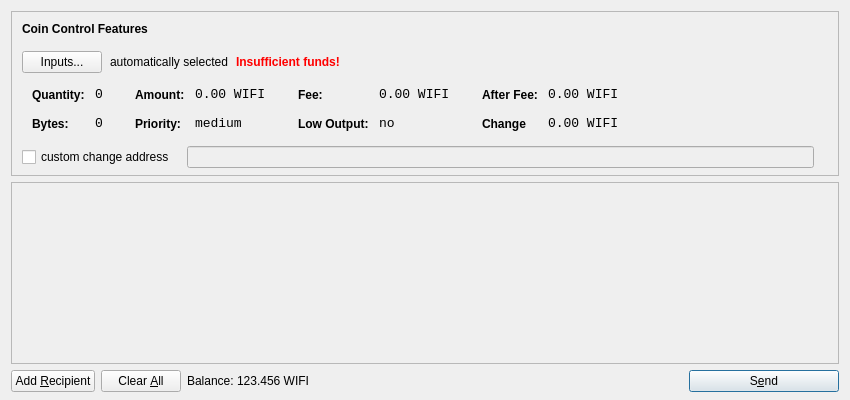
<?xml version="1.0" encoding="UTF-8"?>
<ui version="4.0">
 <class>SendCoinsDialog</class>
 <widget class="QDialog" name="SendCoinsDialog">
  <property name="geometry">
   <rect>
    <x>0</x>
    <y>0</y>
    <width>850</width>
    <height>400</height>
   </rect>
  </property>
  <property name="windowTitle">
   <string>Send Coins</string>
  </property>
  <layout class="QVBoxLayout" name="verticalLayout" stretch="0,1,0">
   <property name="bottomMargin">
    <number>8</number>
   </property>
   <item>
    <widget class="QFrame" name="frameCoinControl">
     <property name="sizePolicy">
      <sizepolicy hsizetype="Expanding" vsizetype="Expanding">
       <horstretch>0</horstretch>
       <verstretch>0</verstretch>
      </sizepolicy>
     </property>
     <property name="maximumSize">
      <size>
       <width>16777215</width>
       <height>16777215</height>
      </size>
     </property>
     <property name="frameShape">
      <enum>QFrame::StyledPanel</enum>
     </property>
     <property name="frameShadow">
      <enum>QFrame::Sunken</enum>
     </property>
     <layout class="QVBoxLayout" name="verticalLayoutCoinControl2">
      <property name="spacing">
       <number>-1</number>
      </property>
      <property name="leftMargin">
       <number>0</number>
      </property>
      <property name="topMargin">
       <number>0</number>
      </property>
      <property name="rightMargin">
       <number>0</number>
      </property>
      <property name="bottomMargin">
       <number>6</number>
      </property>
      <item>
       <layout class="QVBoxLayout" name="verticalLayoutCoinControl" stretch="0,0,0,0,1">
        <property name="spacing">
         <number>0</number>
        </property>
        <property name="leftMargin">
         <number>10</number>
        </property>
        <property name="topMargin">
         <number>10</number>
        </property>
        <item>
         <layout class="QHBoxLayout" name="horizontalLayoutCoinControl1">
          <property name="bottomMargin">
           <number>15</number>
          </property>
          <item>
           <widget class="QLabel" name="labelCoinControlFeatures">
            <property name="sizePolicy">
             <sizepolicy hsizetype="Preferred" vsizetype="Maximum">
              <horstretch>0</horstretch>
              <verstretch>0</verstretch>
             </sizepolicy>
            </property>
            <property name="font">
             <font>
              <weight>75</weight>
              <bold>true</bold>
             </font>
            </property>
            <property name="styleSheet">
             <string notr="true">font-weight:bold;</string>
            </property>
            <property name="text">
             <string>Coin Control Features</string>
            </property>
           </widget>
          </item>
         </layout>
        </item>
        <item>
         <layout class="QHBoxLayout" name="horizontalLayoutCoinControl2" stretch="0,0,0,0">
          <property name="spacing">
           <number>8</number>
          </property>
          <property name="bottomMargin">
           <number>10</number>
          </property>
          <item>
           <widget class="QPushButton" name="pushButtonCoinControl">
            <property name="styleSheet">
             <string notr="true"/>
            </property>
            <property name="text">
             <string>Inputs...</string>
            </property>
           </widget>
          </item>
          <item>
           <widget class="QLabel" name="labelCoinControlAutomaticallySelected">
            <property name="text">
             <string>automatically selected</string>
            </property>
            <property name="margin">
             <number>5</number>
            </property>
           </widget>
          </item>
          <item>
           <widget class="QLabel" name="labelCoinControlInsuffFunds">
            <property name="font">
             <font>
              <weight>75</weight>
              <bold>true</bold>
             </font>
            </property>
            <property name="styleSheet">
             <string notr="true">color:red;font-weight:bold;</string>
            </property>
            <property name="text">
             <string>Insufficient funds!</string>
            </property>
            <property name="margin">
             <number>5</number>
            </property>
           </widget>
          </item>
          <item>
           <spacer name="horizontalSpacerCoinControl">
            <property name="orientation">
             <enum>Qt::Horizontal</enum>
            </property>
            <property name="sizeHint" stdset="0">
             <size>
              <width>40</width>
              <height>1</height>
             </size>
            </property>
           </spacer>
          </item>
         </layout>
        </item>
        <item>
         <widget class="QWidget" name="widgetCoinControl" native="true">
          <property name="sizePolicy">
           <sizepolicy hsizetype="Preferred" vsizetype="Preferred">
            <horstretch>0</horstretch>
            <verstretch>0</verstretch>
           </sizepolicy>
          </property>
          <property name="minimumSize">
           <size>
            <width>0</width>
            <height>0</height>
           </size>
          </property>
          <property name="styleSheet">
           <string notr="true"/>
          </property>
          <layout class="QHBoxLayout" name="horizontalLayoutCoinControl5">
           <property name="margin">
            <number>0</number>
           </property>
           <item>
            <layout class="QHBoxLayout" name="horizontalLayoutCoinControl3" stretch="0,0,0,1">
             <property name="spacing">
              <number>20</number>
             </property>
             <property name="topMargin">
              <number>0</number>
             </property>
             <property name="bottomMargin">
              <number>10</number>
             </property>
             <item>
              <layout class="QFormLayout" name="formLayoutCoinControl1">
               <property name="horizontalSpacing">
                <number>10</number>
               </property>
               <property name="verticalSpacing">
                <number>14</number>
               </property>
               <property name="leftMargin">
                <number>10</number>
               </property>
               <property name="topMargin">
                <number>4</number>
               </property>
               <property name="rightMargin">
                <number>6</number>
               </property>
               <item row="0" column="0">
                <widget class="QLabel" name="labelCoinControlQuantityText">
                 <property name="styleSheet">
                  <string notr="true">font-weight:bold;</string>
                 </property>
                 <property name="text">
                  <string>Quantity:</string>
                 </property>
                 <property name="margin">
                  <number>0</number>
                 </property>
                </widget>
               </item>
               <item row="0" column="1">
                <widget class="QLabel" name="labelCoinControlQuantity">
                 <property name="font">
                  <font>
                   <family>Monospace</family>
                   <pointsize>10</pointsize>
                  </font>
                 </property>
                 <property name="cursor">
                  <cursorShape>IBeamCursor</cursorShape>
                 </property>
                 <property name="contextMenuPolicy">
                  <enum>Qt::ActionsContextMenu</enum>
                 </property>
                 <property name="text">
                  <string>0</string>
                 </property>
                 <property name="margin">
                  <number>0</number>
                 </property>
                 <property name="textInteractionFlags">
                  <set>Qt::LinksAccessibleByMouse|Qt::TextSelectableByKeyboard|Qt::TextSelectableByMouse</set>
                 </property>
                </widget>
               </item>
               <item row="1" column="0">
                <widget class="QLabel" name="labelCoinControlBytesText">
                 <property name="styleSheet">
                  <string notr="true">font-weight:bold;</string>
                 </property>
                 <property name="text">
                  <string>Bytes:</string>
                 </property>
                </widget>
               </item>
               <item row="1" column="1">
                <widget class="QLabel" name="labelCoinControlBytes">
                 <property name="font">
                  <font>
                   <family>Monospace</family>
                   <pointsize>10</pointsize>
                  </font>
                 </property>
                 <property name="cursor">
                  <cursorShape>IBeamCursor</cursorShape>
                 </property>
                 <property name="contextMenuPolicy">
                  <enum>Qt::ActionsContextMenu</enum>
                 </property>
                 <property name="text">
                  <string>0</string>
                 </property>
                 <property name="textInteractionFlags">
                  <set>Qt::LinksAccessibleByMouse|Qt::TextSelectableByKeyboard|Qt::TextSelectableByMouse</set>
                 </property>
                </widget>
               </item>
              </layout>
             </item>
             <item>
              <layout class="QFormLayout" name="formLayoutCoinControl2">
               <property name="horizontalSpacing">
                <number>10</number>
               </property>
               <property name="verticalSpacing">
                <number>14</number>
               </property>
               <property name="leftMargin">
                <number>6</number>
               </property>
               <property name="topMargin">
                <number>4</number>
               </property>
               <property name="rightMargin">
                <number>6</number>
               </property>
               <item row="0" column="0">
                <widget class="QLabel" name="labelCoinControlAmountText">
                 <property name="styleSheet">
                  <string notr="true">font-weight:bold;</string>
                 </property>
                 <property name="text">
                  <string>Amount:</string>
                 </property>
                 <property name="margin">
                  <number>0</number>
                 </property>
                </widget>
               </item>
               <item row="0" column="1">
                <widget class="QLabel" name="labelCoinControlAmount">
                 <property name="font">
                  <font>
                   <family>Monospace</family>
                   <pointsize>10</pointsize>
                  </font>
                 </property>
                 <property name="cursor">
                  <cursorShape>IBeamCursor</cursorShape>
                 </property>
                 <property name="contextMenuPolicy">
                  <enum>Qt::ActionsContextMenu</enum>
                 </property>
                 <property name="text">
                  <string>0.00 WIFI</string>
                 </property>
                 <property name="textInteractionFlags">
                  <set>Qt::LinksAccessibleByMouse|Qt::TextSelectableByKeyboard|Qt::TextSelectableByMouse</set>
                 </property>
                </widget>
               </item>
               <item row="1" column="0">
                <widget class="QLabel" name="labelCoinControlPriorityText">
                 <property name="styleSheet">
                  <string notr="true">font-weight:bold;</string>
                 </property>
                 <property name="text">
                  <string>Priority:</string>
                 </property>
                </widget>
               </item>
               <item row="1" column="1">
                <widget class="QLabel" name="labelCoinControlPriority">
                 <property name="font">
                  <font>
                   <family>Monospace</family>
                   <pointsize>10</pointsize>
                  </font>
                 </property>
                 <property name="cursor">
                  <cursorShape>IBeamCursor</cursorShape>
                 </property>
                 <property name="contextMenuPolicy">
                  <enum>Qt::ActionsContextMenu</enum>
                 </property>
                 <property name="text">
                  <string>medium</string>
                 </property>
                 <property name="textInteractionFlags">
                  <set>Qt::LinksAccessibleByMouse|Qt::TextSelectableByKeyboard|Qt::TextSelectableByMouse</set>
                 </property>
                </widget>
               </item>
              </layout>
             </item>
             <item>
              <layout class="QFormLayout" name="formLayoutCoinControl3">
               <property name="horizontalSpacing">
                <number>10</number>
               </property>
               <property name="verticalSpacing">
                <number>14</number>
               </property>
               <property name="leftMargin">
                <number>6</number>
               </property>
               <property name="topMargin">
                <number>4</number>
               </property>
               <property name="rightMargin">
                <number>6</number>
               </property>
               <item row="0" column="0">
                <widget class="QLabel" name="labelCoinControlFeeText">
                 <property name="styleSheet">
                  <string notr="true">font-weight:bold;</string>
                 </property>
                 <property name="text">
                  <string>Fee:</string>
                 </property>
                 <property name="margin">
                  <number>0</number>
                 </property>
                </widget>
               </item>
               <item row="0" column="1">
                <widget class="QLabel" name="labelCoinControlFee">
                 <property name="font">
                  <font>
                   <family>Monospace</family>
                   <pointsize>10</pointsize>
                  </font>
                 </property>
                 <property name="cursor">
                  <cursorShape>IBeamCursor</cursorShape>
                 </property>
                 <property name="contextMenuPolicy">
                  <enum>Qt::ActionsContextMenu</enum>
                 </property>
                 <property name="text">
                  <string>0.00 WIFI</string>
                 </property>
                 <property name="textInteractionFlags">
                  <set>Qt::LinksAccessibleByMouse|Qt::TextSelectableByKeyboard|Qt::TextSelectableByMouse</set>
                 </property>
                </widget>
               </item>
               <item row="1" column="0">
                <widget class="QLabel" name="labelCoinControlLowOutputText">
                 <property name="styleSheet">
                  <string notr="true">font-weight:bold;</string>
                 </property>
                 <property name="text">
                  <string>Low Output:</string>
                 </property>
                </widget>
               </item>
               <item row="1" column="1">
                <widget class="QLabel" name="labelCoinControlLowOutput">
                 <property name="font">
                  <font>
                   <family>Monospace</family>
                   <pointsize>10</pointsize>
                  </font>
                 </property>
                 <property name="cursor">
                  <cursorShape>IBeamCursor</cursorShape>
                 </property>
                 <property name="contextMenuPolicy">
                  <enum>Qt::ActionsContextMenu</enum>
                 </property>
                 <property name="text">
                  <string>no</string>
                 </property>
                 <property name="textInteractionFlags">
                  <set>Qt::LinksAccessibleByMouse|Qt::TextSelectableByKeyboard|Qt::TextSelectableByMouse</set>
                 </property>
                </widget>
               </item>
              </layout>
             </item>
             <item>
              <layout class="QFormLayout" name="formLayoutCoinControl4">
               <property name="horizontalSpacing">
                <number>10</number>
               </property>
               <property name="verticalSpacing">
                <number>14</number>
               </property>
               <property name="leftMargin">
                <number>6</number>
               </property>
               <property name="topMargin">
                <number>4</number>
               </property>
               <property name="rightMargin">
                <number>6</number>
               </property>
               <item row="0" column="0">
                <widget class="QLabel" name="labelCoinControlAfterFeeText">
                 <property name="styleSheet">
                  <string notr="true">font-weight:bold;</string>
                 </property>
                 <property name="text">
                  <string>After Fee:</string>
                 </property>
                 <property name="margin">
                  <number>0</number>
                 </property>
                </widget>
               </item>
               <item row="0" column="1">
                <widget class="QLabel" name="labelCoinControlAfterFee">
                 <property name="font">
                  <font>
                   <family>Monospace</family>
                   <pointsize>10</pointsize>
                  </font>
                 </property>
                 <property name="cursor">
                  <cursorShape>IBeamCursor</cursorShape>
                 </property>
                 <property name="contextMenuPolicy">
                  <enum>Qt::ActionsContextMenu</enum>
                 </property>
                 <property name="text">
                  <string>0.00 WIFI</string>
                 </property>
                 <property name="textInteractionFlags">
                  <set>Qt::LinksAccessibleByMouse|Qt::TextSelectableByKeyboard|Qt::TextSelectableByMouse</set>
                 </property>
                </widget>
               </item>
               <item row="1" column="0">
                <widget class="QLabel" name="labelCoinControlChangeText">
                 <property name="styleSheet">
                  <string notr="true">font-weight:bold;</string>
                 </property>
                 <property name="text">
                  <string>Change</string>
                 </property>
                </widget>
               </item>
               <item row="1" column="1">
                <widget class="QLabel" name="labelCoinControlChange">
                 <property name="font">
                  <font>
                   <family>Monospace</family>
                   <pointsize>10</pointsize>
                  </font>
                 </property>
                 <property name="cursor">
                  <cursorShape>IBeamCursor</cursorShape>
                 </property>
                 <property name="contextMenuPolicy">
                  <enum>Qt::ActionsContextMenu</enum>
                 </property>
                 <property name="text">
                  <string>0.00 WIFI</string>
                 </property>
                 <property name="textInteractionFlags">
                  <set>Qt::LinksAccessibleByMouse|Qt::TextSelectableByKeyboard|Qt::TextSelectableByMouse</set>
                 </property>
                </widget>
               </item>
              </layout>
             </item>
            </layout>
           </item>
          </layout>
         </widget>
        </item>
        <item>
         <layout class="QHBoxLayout" name="horizontalLayoutCoinControl4" stretch="0,0,0">
          <property name="spacing">
           <number>12</number>
          </property>
          <property name="sizeConstraint">
           <enum>QLayout::SetDefaultConstraint</enum>
          </property>
          <property name="topMargin">
           <number>5</number>
          </property>
          <property name="rightMargin">
           <number>5</number>
          </property>
          <item>
           <widget class="QCheckBox" name="checkBoxCoinControlChange">
            <property name="text">
             <string>custom change address</string>
            </property>
           </widget>
          </item>
          <item>
           <widget class="QLineEdit" name="lineEditCoinControlChange">
            <property name="enabled">
             <bool>false</bool>
            </property>
            <property name="sizePolicy">
             <sizepolicy hsizetype="Expanding" vsizetype="Fixed">
              <horstretch>0</horstretch>
              <verstretch>0</verstretch>
             </sizepolicy>
            </property>
           </widget>
          </item>
          <item>
           <widget class="QLabel" name="labelCoinControlChangeLabel">
            <property name="sizePolicy">
             <sizepolicy hsizetype="Preferred" vsizetype="Expanding">
              <horstretch>0</horstretch>
              <verstretch>0</verstretch>
             </sizepolicy>
            </property>
            <property name="minimumSize">
             <size>
              <width>0</width>
              <height>0</height>
             </size>
            </property>
            <property name="text">
             <string/>
            </property>
            <property name="margin">
             <number>3</number>
            </property>
           </widget>
          </item>
         </layout>
        </item>
        <item>
         <spacer name="verticalSpacerCoinControl">
          <property name="orientation">
           <enum>Qt::Vertical</enum>
          </property>
          <property name="sizeHint" stdset="0">
           <size>
            <width>800</width>
            <height>1</height>
           </size>
          </property>
         </spacer>
        </item>
       </layout>
      </item>
     </layout>
    </widget>
   </item>
   <item>
    <widget class="QScrollArea" name="scrollArea">
     <property name="widgetResizable">
      <bool>true</bool>
     </property>
     <widget class="QWidget" name="scrollAreaWidgetContents">
      <property name="geometry">
       <rect>
        <x>0</x>
        <y>0</y>
        <width>830</width>
        <height>165</height>
       </rect>
      </property>
      <layout class="QVBoxLayout" name="verticalLayout_2">
       <property name="margin">
        <number>0</number>
       </property>
       <item>
        <layout class="QVBoxLayout" name="entries">
         <property name="spacing">
          <number>6</number>
         </property>
        </layout>
       </item>
       <item>
        <spacer name="verticalSpacer">
         <property name="orientation">
          <enum>Qt::Vertical</enum>
         </property>
         <property name="sizeHint" stdset="0">
          <size>
           <width>20</width>
           <height>40</height>
          </size>
         </property>
        </spacer>
       </item>
      </layout>
     </widget>
    </widget>
   </item>
   <item>
    <layout class="QHBoxLayout" name="horizontalLayout">
     <item>
      <widget class="QPushButton" name="addButton">
       <property name="toolTip">
        <string>Send to multiple recipients at once</string>
       </property>
       <property name="text">
        <string>Add &amp;Recipient</string>
       </property>
       <property name="icon">
        <iconset resource="../bitcoin.qrc">
         <normaloff>:/icons/add</normaloff>:/icons/add</iconset>
       </property>
       <property name="autoDefault">
        <bool>false</bool>
       </property>
      </widget>
     </item>
     <item>
      <widget class="QPushButton" name="clearButton">
       <property name="sizePolicy">
        <sizepolicy hsizetype="Minimum" vsizetype="Fixed">
         <horstretch>0</horstretch>
         <verstretch>0</verstretch>
        </sizepolicy>
       </property>
       <property name="toolTip">
        <string>Remove all transaction fields</string>
       </property>
       <property name="text">
        <string>Clear &amp;All</string>
       </property>
       <property name="icon">
        <iconset resource="../bitcoin.qrc">
         <normaloff>:/icons/remove</normaloff>:/icons/remove</iconset>
       </property>
       <property name="autoRepeatDelay">
        <number>300</number>
       </property>
       <property name="autoDefault">
        <bool>false</bool>
       </property>
      </widget>
     </item>
     <item>
      <layout class="QHBoxLayout" name="horizontalLayout_2">
       <property name="spacing">
        <number>3</number>
       </property>
       <item>
        <widget class="QLabel" name="label">
         <property name="sizePolicy">
          <sizepolicy hsizetype="Preferred" vsizetype="Fixed">
           <horstretch>0</horstretch>
           <verstretch>0</verstretch>
          </sizepolicy>
         </property>
         <property name="text">
          <string>Balance:</string>
         </property>
        </widget>
       </item>
       <item>
        <widget class="QLabel" name="labelBalance">
         <property name="sizePolicy">
          <sizepolicy hsizetype="Preferred" vsizetype="Fixed">
           <horstretch>0</horstretch>
           <verstretch>0</verstretch>
          </sizepolicy>
         </property>
         <property name="cursor">
          <cursorShape>IBeamCursor</cursorShape>
         </property>
         <property name="text">
          <string>123.456 WIFI</string>
         </property>
         <property name="textInteractionFlags">
          <set>Qt::LinksAccessibleByMouse|Qt::TextSelectableByKeyboard|Qt::TextSelectableByMouse</set>
         </property>
        </widget>
       </item>
      </layout>
     </item>
     <item>
      <spacer name="horizontalSpacer">
       <property name="orientation">
        <enum>Qt::Horizontal</enum>
       </property>
       <property name="sizeHint" stdset="0">
        <size>
         <width>40</width>
         <height>20</height>
        </size>
       </property>
      </spacer>
     </item>
     <item>
      <widget class="QPushButton" name="sendButton">
       <property name="minimumSize">
        <size>
         <width>150</width>
         <height>0</height>
        </size>
       </property>
       <property name="toolTip">
        <string>Confirm the send action</string>
       </property>
       <property name="text">
        <string>S&amp;end</string>
       </property>
       <property name="icon">
        <iconset resource="../bitcoin.qrc">
         <normaloff>:/icons/send</normaloff>:/icons/send</iconset>
       </property>
       <property name="default">
        <bool>true</bool>
       </property>
      </widget>
     </item>
    </layout>
   </item>
  </layout>
 </widget>
 <resources>
  <include location="../bitcoin.qrc"/>
 </resources>
 <connections/>
</ui>
